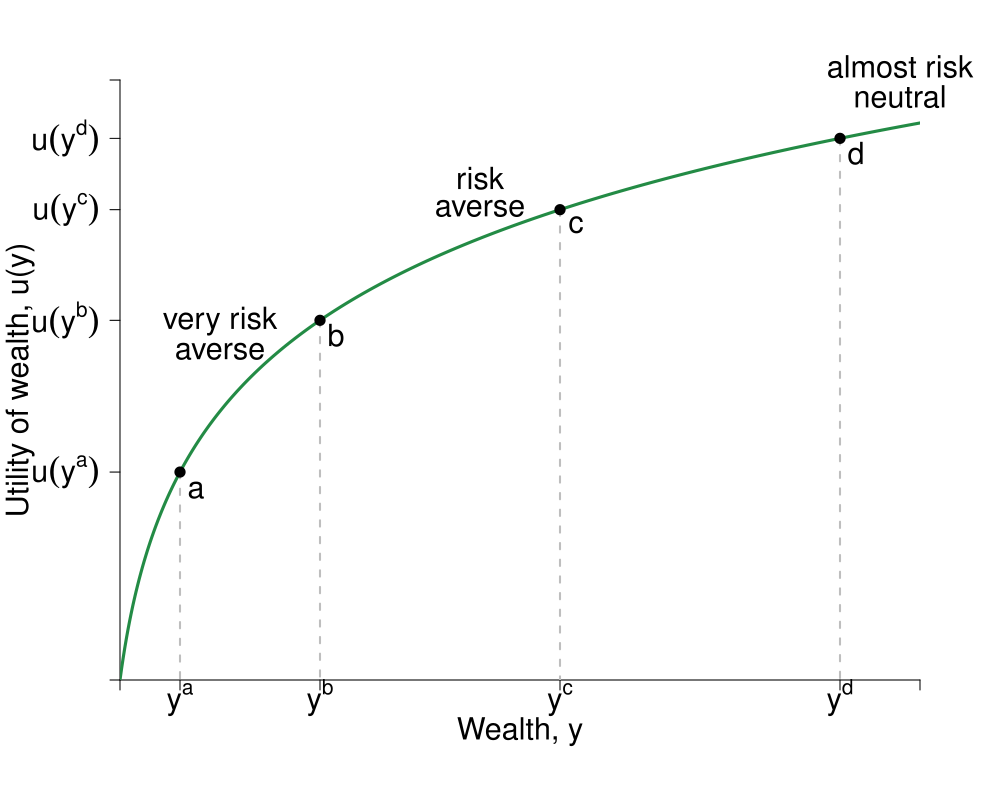

R code for this plot:
#Graph Designer: Simon Halliday & Madeleine Wettach '20
#Authors: Bowles, Foley and Halliday
#Title: Microeconomics: Competition, Conflict and Coordination

library(shape)
library(pBrackets)
pdf(file = "risk/step_by_step_graphs_4/risk_averse_labeled_step1.pdf", width = 10, height = 8)

#Set parameters for graphics
axislabelsize <- 1.8
labelsize <- 1.8
graphlinewidth <- 3
segmentlinewidth <- 2

COL <- c("#7fc97f", "#beaed4", "#fdc086", "#ffff99", "#386cb0", "#f0027f", "#bf5b17", "#666666")
COLA <- c("#e0f3db", "#99d8c9","#66c2a4","#41ae76", "#238b45", "#005824")
COLB <- c("#4eb3d3", "#2b8cbe", "#0868ac","#084081")

#Edited the margins to cater for the larger LHS labels
par(mar =  c(6, 6, 4, 4))

#Concave utility of wealth function

ConcaveU <- function(x){
  log(x+1)
}

#Add limits on axes and levels of utility for each indifference curve
ylims <- c(0, 4)
xlims <- c(0, 40)

npts <- 501 
x <- seq(xlims[1], xlims[2], length.out = npts)
y <- seq(ylims[1], ylims[2], length.out = npts) 

plot(0, 0, xlim = xlims, ylim = ylims, type = "n",
     xlab = expression(paste("")),
     ylab = expression(paste("")), 
     xaxt = "n", 
     yaxt = "n", 
     cex.lab = axislabelsize, 
     bty = "n", 
     xaxs="i", 
     yaxs="i"
)

#x and y limits with plain axes without ticks/numbers to match previous graph

ticksy <- c(0, ConcaveU(3), ConcaveU(10), ConcaveU(22), ConcaveU(36), ylims[2])
ylabels <- c(NA, expression(paste(u(y^{a}) )), expression(paste(u(y^b))), expression(paste(u(y^c))), expression(paste(u(y^d))), NA)
ticksx <- c(0, 3, 10, 22, 36, xlims[2])
xlabels <- c(NA, expression(paste(y^{a})), expression(paste(y^b)), expression(paste(y^c)), expression(paste(y^d)), NA)


axis(1, at = ticksx,  pos = 0, labels = xlabels, cex.axis = axislabelsize)
axis(2, at = ticksy,  pos = 0, labels = ylabels, las = 1, cex.axis = axislabelsize)

npts <- 500 
xx1 <- seq(xlims[1], xlims[2], length.out = npts)
xx2 <- seq(0, xlims[2], length.out = npts)
xx3 <- seq(xlims[1], 0, length.out = npts)
xx4 <- seq(-11, 0, length.out = npts)

#Axis labels and draw linear utility function
mtext(expression(paste("Wealth, y")), side = 1, line = 2.5, cex = axislabelsize)
text(-5, 0.5*ylims[2], expression(paste("Utility of wealth, u(y)")), xpd = TRUE, cex = axislabelsize, srt = 90) 

lines(xx1, ConcaveU(xx1), col = COLA[5], lwd = graphlinewidth)

#Add line from pt a to pt c
#segments(2, ConcaveU(2), 36, ConcaveU(36), lty = 1, col = COLB[4] , lwd = graphlinewidth)

#Points B to C
###segments(10, ConcaveU(10), 22, ConcaveU(22), lty = 1, col = COLB[4], lwd = graphlinewidth)

#Point a to d
###segments(3, ConcaveU(3), 36, ConcaveU(36), lty = 1, col = COLB[4], lwd = graphlinewidth)

#Label 4 points on line
#Point a
text(3.8, ConcaveU(3)-.12, expression(paste(a)), cex = labelsize)
segments(3, ConcaveU(3), 3, 0, lty = 2, col = "grey", lwd = segmentlinewidth)
points(3, ConcaveU(3), pch = 16, col = "black", cex = 1.5)

#Point c
text(22.8, ConcaveU(22)-.1, expression(paste(c)), cex = labelsize)
segments(22, ConcaveU(22), 22, 0, lty = 2, col = "grey", lwd = segmentlinewidth)
points(22, ConcaveU(22), pch = 16, col = "black", cex = 1.5)

#Point b
text(10.8, ConcaveU(10)-.1, expression(paste(b)), cex = labelsize)
segments(10, ConcaveU(10), 10, 0, lty = 2, col = "grey", lwd = segmentlinewidth)
points(10, ConcaveU(10), pch = 16, col = "black", cex = 1.5)

#Point d 
text(36.8, ConcaveU(36)-.1, expression(paste(d)), cex = labelsize)
segments(36, ConcaveU(36), 36, 0, lty = 2, col = "grey", lwd = segmentlinewidth)
points(36, ConcaveU(36), pch = 16, col = "black", cex = 1.5)

#Label y-sub,x-sub,etc. on axes

#SH: removed these because I could add them to x-axis; y-axis labels cannot be added as usual
#text(36, -.9, expression(paste(y + Delta*y[1])), xpd = TRUE, cex = labelsize)
#text(13, -.9, expression(paste(y[ce])),  xpd = TRUE,  cex = labelsize)
#text(2, -.9, expression(paste(y - Delta*y[2])),  xpd = TRUE,  cex = labelsize)
#text(23.18, -.9, expression(paste(y)),  xpd = TRUE,  cex = labelsize)

#Very risk averse
text(5, ConcaveU(5)+0.6, expression(paste("very risk")),  xpd = TRUE,  cex = labelsize)
text(5, ConcaveU(5)+0.4, expression(paste("averse")),  xpd = TRUE,  cex = labelsize)
#Risk averse
text(18, ConcaveU(18)+0.4, expression(paste("risk")),  xpd = TRUE,  cex = labelsize)
text(18, ConcaveU(18)+0.2, expression(paste("averse")),  xpd = TRUE,  cex = labelsize)
#Risk neutral
text(39, ConcaveU(39)+0.4, expression(paste("almost risk")),  xpd = TRUE,  cex = labelsize)
text(39, ConcaveU(39)+0.2, expression(paste("neutral")),  xpd = TRUE,  cex = labelsize)

##Arrows(26.5, 2.5, 13.5, 2.5, col = "black", lty = 1, lwd = 2, code = 2, arr.type = "triangle", arr.lwd = 0.5)
###text(31, 2.5, expression(paste(Delta^{bc} == y^c - y^b)),  xpd = TRUE,  cex = labelsize)
###brackets(x1 = 26.5, y1 = 2.6, x2 = 35.5, y2 = 2.6,  
         ##ticks = 0.5, curvature = 0.5, type = 1, h = 0.15,  
         ##col = "black", lwd = 2, lty = 1, xpd = TRUE)
###text(31, 2.9, expression(paste("low risk")),  xpd = TRUE,  cex = labelsize)


###Arrows(26.5, 2, 13.5, 2, col = "black", lty = 1, lwd = 2, code = 2, arr.type = "triangle", arr.lwd = 0.5)
###text(31, 2, expression(paste(Delta^{da} == y^d - y^a)),  xpd = TRUE,  cex = labelsize)
###brackets(x1 = 35.5, y1 = 1.9, x2 = 26.5, y2 = 1.9,  
         #ticks = 0.5, curvature = 0.5, type = 1, h = 0.15,
         #col = "black", lwd = 2, lty = 1, xpd = TRUE)
##text(31, 1.6, expression(paste("high risk")),  xpd = TRUE,  cex = labelsize)

dev.off()
